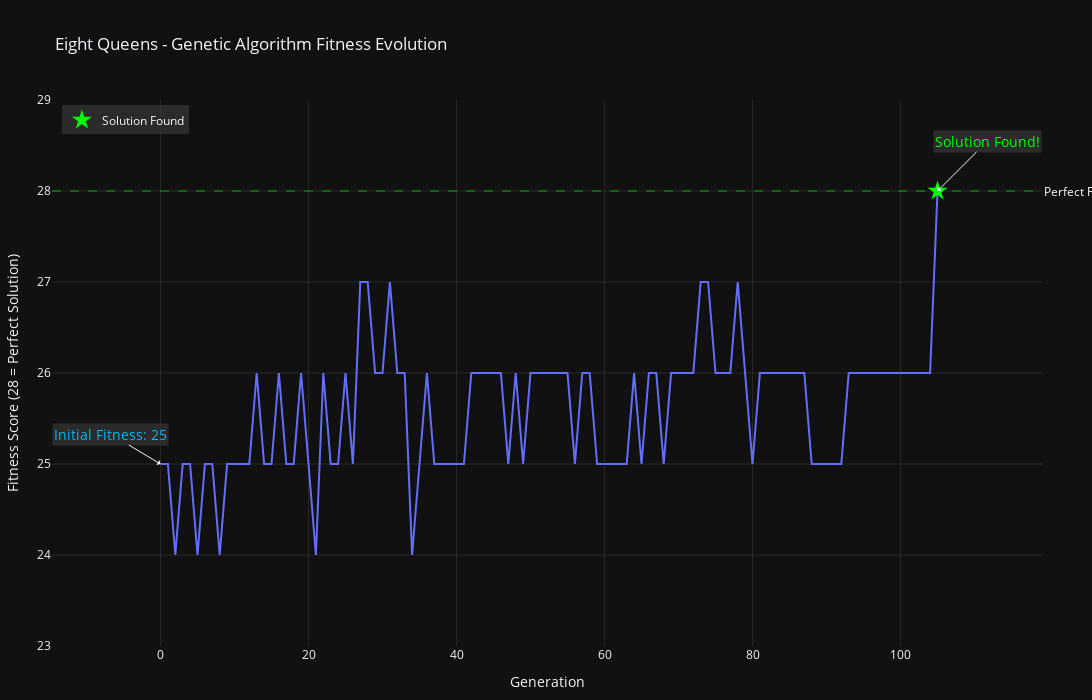
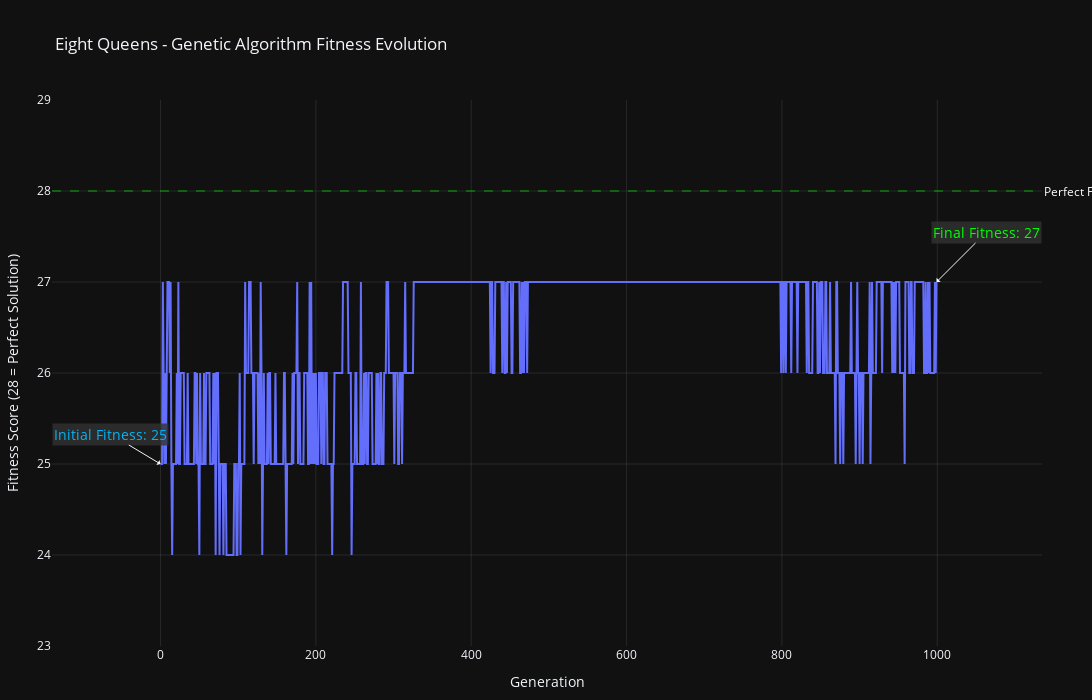
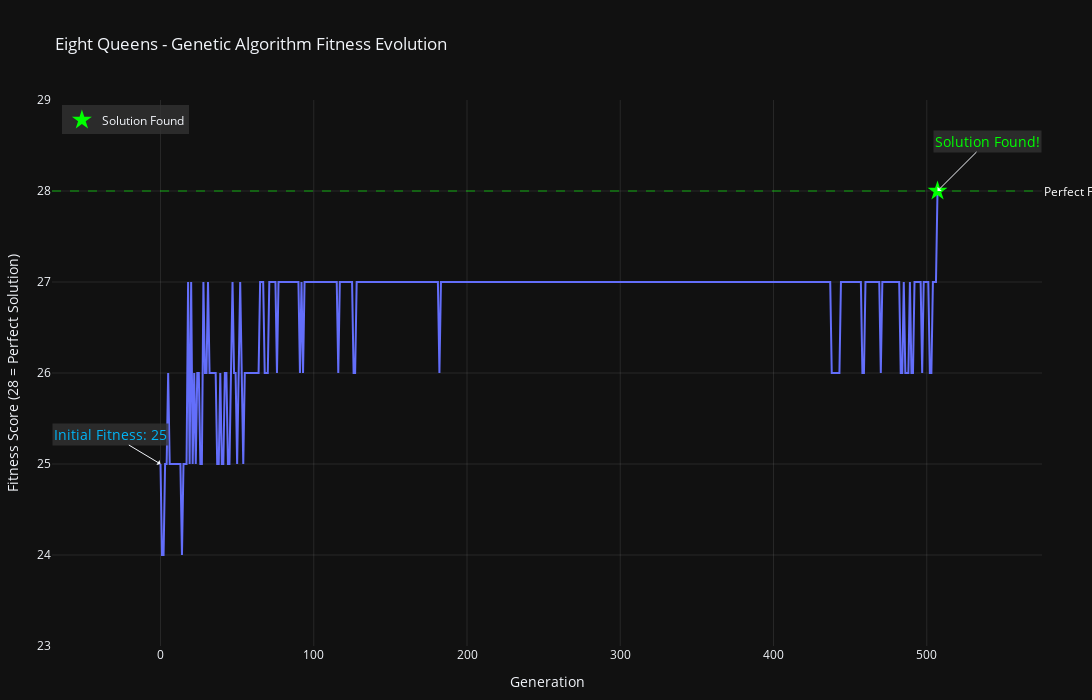
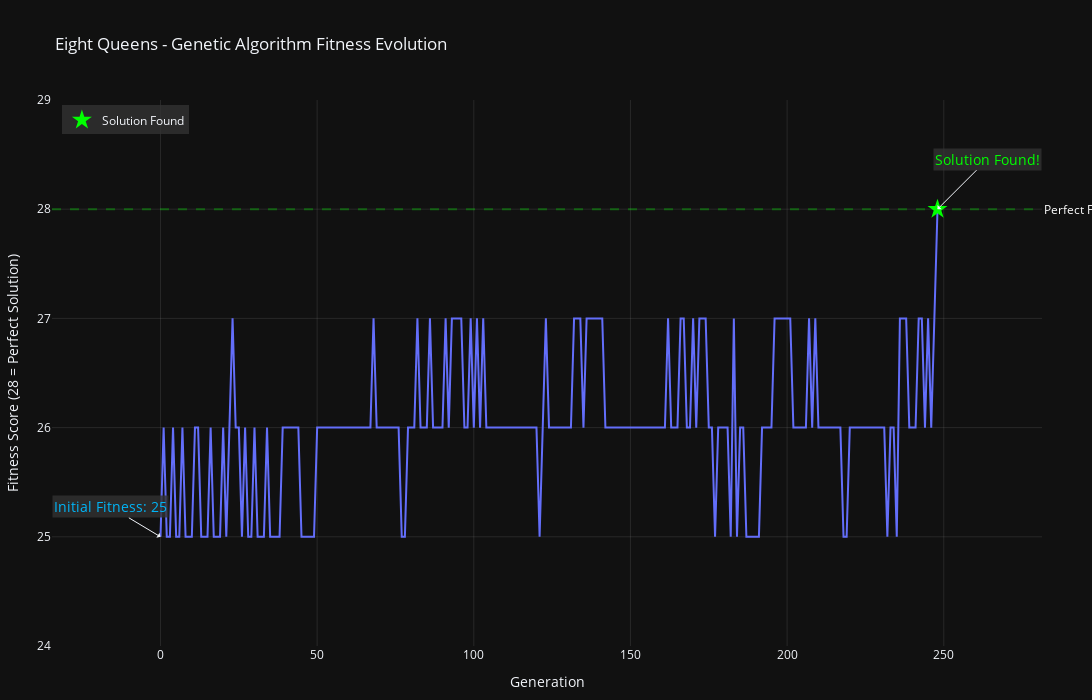

Notebook source saved alongside these figures, in order:
### Code cell
for fitness_history in fitness_histories:
    plot_ga(fitness_history)

### Figure 1 — Plotly figure (JSON) as saved in the notebook; plotly's stock layout.template omitted (floating-point values rounded to 4 significant figures)
{"data": [{"hovertemplate": "Generation=%{x}<br>Fitness Score (28 = Perfect Solution)=%{y}<extra></extra>", "legendgroup": "", "line": {"color": "#636efa", "dash": "solid"}, "marker": {"symbol": "circle"}, "mode": "lines", "name": "", "orientation": "v", "showlegend": false, "type": "scatter", "x": [0, 1, 2, 3, 4, 5, 6, 7, 8, 9, 10, 11, 12, 13, 14, 15, 16, 17, 18, 19, 20, 21, 22, 23, 24, 25, 26, 27, 28, 29, 30, 31, 32, 33, 34, 35, 36, 37, 38, 39, 40, 41, 42, 43, 44, 45, 46, 47, 48, 49, 50, 51, 52, 53, 54, 55, 56, 57, 58, 59, 60, 61, 62, 63, 64, 65, 66, 67, 68, 69, 70, 71, 72, 73, 74, 75, 76, 77, 78, 79, 80, 81, 82, 83, 84, 85, 86, 87, 88, 89, 90, 91, 92, 93, 94, 95, 96, 97, 98, 99, 100, 101, 102, 103, 104, 105], "xaxis": "x", "y": [25, 25, 24, 25, 25, 24, 25, 25, 24, 25, 25, 25, 25, 26, 25, 25, 26, 25, 25, 26, 25, 24, 26, 25, 25, 26, 25, 27, 27, 26, 26, 27, 26, 26, 24, 25, 26, 25, 25, 25, 25, 25, 26, 26, 26, 26, 26, 25, 26, 25, 26, 26, 26, 26, 26, 26, 25, 26, 26, 25, 25, 25, 25, 25, 26, 25, 26, 26, 25, 26, 26, 26, 26, 27, 27, 26, 26, 26, 27, 26, 25, 26, 26, 26, 26, 26, 26, 26, 25, 25, 25, 25, 25, 26, 26, 26, 26, 26, 26, 26, 26, 26, 26, 26, 26, 28], "yaxis": "y"}, {"marker": {"color": "#00FF00", "size": 15, "symbol": "star"}, "mode": "markers", "name": "Solution Found", "type": "scatter", "x": [105], "y": [28]}], "layout": {"annotations": [{"font": {"color": "white"}, "showarrow": false, "text": "Perfect Fitness (28)", "x": 1, "xanchor": "left", "xref": "x domain", "y": 28, "yanchor": "middle", "yref": "y"}, {"arrowhead": 1, "ax": -50, "ay": -30, "bgcolor": "rgba(50, 50, 50, 0.8)", "font": {"color": "#00B5F7", "size": 14}, "showarrow": true, "text": "Initial Fitness: 25", "x": 0, "y": 25}, {"arrowhead": 1, "ax": 50, "ay": -50, "bgcolor": "rgba(50, 50, 50, 0.8)", "font": {"color": "#00FF00", "size": 14}, "showarrow": true, "text": "Solution Found!", "x": 105, "y": 28}], "height": 700, "hovermode": "x unified", "legend": {"bgcolor": "rgba(50, 50, 50, 0.8)", "tracegroupgap": 0, "x": 0.01, "xanchor": "left", "y": 0.99, "yanchor": "top"}, "margin": {"b": 50, "l": 50, "r": 50, "t": 100}, "shapes": [{"line": {"color": "rgba(0, 255, 0, 0.3)", "dash": "dash"}, "type": "line", "x0": 0, "x1": 1, "xref": "x domain", "y0": 28, "y1": 28, "yref": "y"}], "title": {"text": "Eight Queens - Genetic Algorithm Fitness Evolution"}, "width": 1500, "xaxis": {"anchor": "y", "domain": [0, 1], "gridcolor": "rgba(128, 128, 128, 0.2)", "title": {"text": "Generation"}, "zeroline": false}, "yaxis": {"anchor": "x", "domain": [0, 1], "gridcolor": "rgba(128, 128, 128, 0.2)", "range": [23, 29], "title": {"text": "Fitness Score (28 = Perfect Solution)"}, "zeroline": false}}}

### Figure 2 — Plotly figure (JSON) as saved in the notebook; plotly's stock layout.template omitted (floating-point values rounded to 4 significant figures; data arrays with more than 128 entries replaced by an {"elided": "..."} marker saying what was removed)
{"data": [{"hovertemplate": "Generation=%{x}<br>Fitness Score (28 = Perfect Solution)=%{y}<extra></extra>", "legendgroup": "", "line": {"color": "#636efa", "dash": "solid"}, "marker": {"symbol": "circle"}, "mode": "lines", "name": "", "orientation": "v", "showlegend": false, "type": "scatter", "x": {"elided": "1000 int values"}, "xaxis": "x", "y": {"elided": "1000 int values"}, "yaxis": "y"}], "layout": {"annotations": [{"font": {"color": "white"}, "showarrow": false, "text": "Perfect Fitness (28)", "x": 1, "xanchor": "left", "xref": "x domain", "y": 28, "yanchor": "middle", "yref": "y"}, {"arrowhead": 1, "ax": -50, "ay": -30, "bgcolor": "rgba(50, 50, 50, 0.8)", "font": {"color": "#00B5F7", "size": 14}, "showarrow": true, "text": "Initial Fitness: 25", "x": 0, "y": 25}, {"arrowhead": 1, "ax": 50, "ay": -50, "bgcolor": "rgba(50, 50, 50, 0.8)", "font": {"color": "#00FF00", "size": 14}, "showarrow": true, "text": "Final Fitness: 27", "x": 999, "y": 27}], "height": 700, "hovermode": "x unified", "legend": {"bgcolor": "rgba(50, 50, 50, 0.8)", "tracegroupgap": 0, "x": 0.01, "xanchor": "left", "y": 0.99, "yanchor": "top"}, "margin": {"b": 50, "l": 50, "r": 50, "t": 100}, "shapes": [{"line": {"color": "rgba(0, 255, 0, 0.3)", "dash": "dash"}, "type": "line", "x0": 0, "x1": 1, "xref": "x domain", "y0": 28, "y1": 28, "yref": "y"}], "title": {"text": "Eight Queens - Genetic Algorithm Fitness Evolution"}, "width": 1500, "xaxis": {"anchor": "y", "domain": [0, 1], "gridcolor": "rgba(128, 128, 128, 0.2)", "title": {"text": "Generation"}, "zeroline": false}, "yaxis": {"anchor": "x", "domain": [0, 1], "gridcolor": "rgba(128, 128, 128, 0.2)", "range": [23, 29], "title": {"text": "Fitness Score (28 = Perfect Solution)"}, "zeroline": false}}}

### Figure 3 — Plotly figure (JSON) as saved in the notebook; plotly's stock layout.template omitted (floating-point values rounded to 4 significant figures; data arrays with more than 128 entries replaced by an {"elided": "..."} marker saying what was removed)
{"data": [{"hovertemplate": "Generation=%{x}<br>Fitness Score (28 = Perfect Solution)=%{y}<extra></extra>", "legendgroup": "", "line": {"color": "#636efa", "dash": "solid"}, "marker": {"symbol": "circle"}, "mode": "lines", "name": "", "orientation": "v", "showlegend": false, "type": "scatter", "x": {"elided": "508 int values"}, "xaxis": "x", "y": {"elided": "508 int values"}, "yaxis": "y"}, {"marker": {"color": "#00FF00", "size": 15, "symbol": "star"}, "mode": "markers", "name": "Solution Found", "type": "scatter", "x": [507], "y": [28]}], "layout": {"annotations": [{"font": {"color": "white"}, "showarrow": false, "text": "Perfect Fitness (28)", "x": 1, "xanchor": "left", "xref": "x domain", "y": 28, "yanchor": "middle", "yref": "y"}, {"arrowhead": 1, "ax": -50, "ay": -30, "bgcolor": "rgba(50, 50, 50, 0.8)", "font": {"color": "#00B5F7", "size": 14}, "showarrow": true, "text": "Initial Fitness: 25", "x": 0, "y": 25}, {"arrowhead": 1, "ax": 50, "ay": -50, "bgcolor": "rgba(50, 50, 50, 0.8)", "font": {"color": "#00FF00", "size": 14}, "showarrow": true, "text": "Solution Found!", "x": 507, "y": 28}], "height": 700, "hovermode": "x unified", "legend": {"bgcolor": "rgba(50, 50, 50, 0.8)", "tracegroupgap": 0, "x": 0.01, "xanchor": "left", "y": 0.99, "yanchor": "top"}, "margin": {"b": 50, "l": 50, "r": 50, "t": 100}, "shapes": [{"line": {"color": "rgba(0, 255, 0, 0.3)", "dash": "dash"}, "type": "line", "x0": 0, "x1": 1, "xref": "x domain", "y0": 28, "y1": 28, "yref": "y"}], "title": {"text": "Eight Queens - Genetic Algorithm Fitness Evolution"}, "width": 1500, "xaxis": {"anchor": "y", "domain": [0, 1], "gridcolor": "rgba(128, 128, 128, 0.2)", "title": {"text": "Generation"}, "zeroline": false}, "yaxis": {"anchor": "x", "domain": [0, 1], "gridcolor": "rgba(128, 128, 128, 0.2)", "range": [23, 29], "title": {"text": "Fitness Score (28 = Perfect Solution)"}, "zeroline": false}}}

### Figure 4 — Plotly figure (JSON) as saved in the notebook; plotly's stock layout.template omitted (floating-point values rounded to 4 significant figures; data arrays with more than 128 entries replaced by an {"elided": "..."} marker saying what was removed)
{"data": [{"hovertemplate": "Generation=%{x}<br>Fitness Score (28 = Perfect Solution)=%{y}<extra></extra>", "legendgroup": "", "line": {"color": "#636efa", "dash": "solid"}, "marker": {"symbol": "circle"}, "mode": "lines", "name": "", "orientation": "v", "showlegend": false, "type": "scatter", "x": {"elided": "249 int values"}, "xaxis": "x", "y": {"elided": "249 int values"}, "yaxis": "y"}, {"marker": {"color": "#00FF00", "size": 15, "symbol": "star"}, "mode": "markers", "name": "Solution Found", "type": "scatter", "x": [248], "y": [28]}], "layout": {"annotations": [{"font": {"color": "white"}, "showarrow": false, "text": "Perfect Fitness (28)", "x": 1, "xanchor": "left", "xref": "x domain", "y": 28, "yanchor": "middle", "yref": "y"}, {"arrowhead": 1, "ax": -50, "ay": -30, "bgcolor": "rgba(50, 50, 50, 0.8)", "font": {"color": "#00B5F7", "size": 14}, "showarrow": true, "text": "Initial Fitness: 25", "x": 0, "y": 25}, {"arrowhead": 1, "ax": 50, "ay": -50, "bgcolor": "rgba(50, 50, 50, 0.8)", "font": {"color": "#00FF00", "size": 14}, "showarrow": true, "text": "Solution Found!", "x": 248, "y": 28}], "height": 700, "hovermode": "x unified", "legend": {"bgcolor": "rgba(50, 50, 50, 0.8)", "tracegroupgap": 0, "x": 0.01, "xanchor": "left", "y": 0.99, "yanchor": "top"}, "margin": {"b": 50, "l": 50, "r": 50, "t": 100}, "shapes": [{"line": {"color": "rgba(0, 255, 0, 0.3)", "dash": "dash"}, "type": "line", "x0": 0, "x1": 1, "xref": "x domain", "y0": 28, "y1": 28, "yref": "y"}], "title": {"text": "Eight Queens - Genetic Algorithm Fitness Evolution"}, "width": 1500, "xaxis": {"anchor": "y", "domain": [0, 1], "gridcolor": "rgba(128, 128, 128, 0.2)", "title": {"text": "Generation"}, "zeroline": false}, "yaxis": {"anchor": "x", "domain": [0, 1], "gridcolor": "rgba(128, 128, 128, 0.2)", "range": [24, 29], "title": {"text": "Fitness Score (28 = Perfect Solution)"}, "zeroline": false}}}
